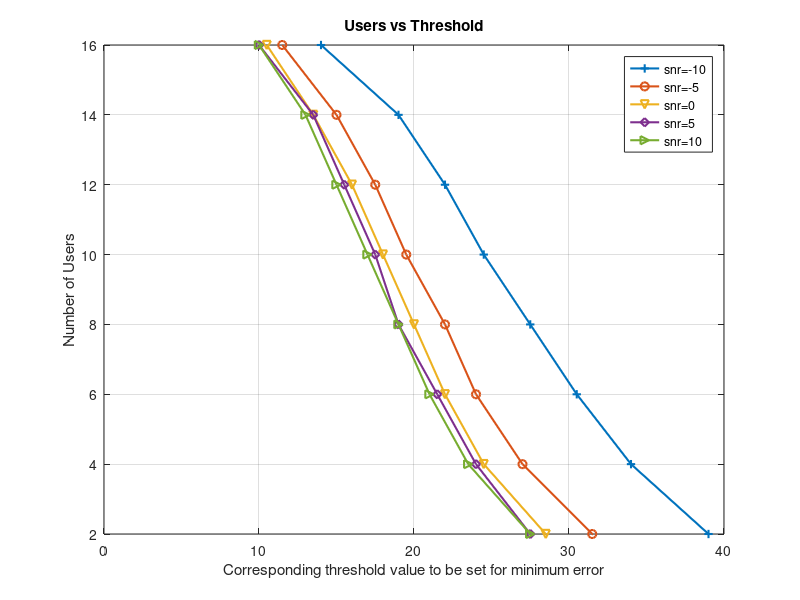

The MATLAB script that drew this image:
clc;
close all;
clear all;
tt=[];
x=[];y=[];
for i=0:0.5:40
    tt=[tt i];
end
%disp(tt);
for i=0:2:16
    if i==0
       y=[y i+1];
    else
        y=[y i];
    end
end
%disp(y);
%snr=10;
N=20;K=16;
err1=[];err=[];snr1=[];
Pm=[];Pd=[];
Qd=0;Qf=0;
vec=['-+','-o','-v','-d','->','-x','-s','-<','-*','-^'];
snrvec=[-10 -5 0 5 10];
j=1;
for v=1:length(snrvec)
    %snr1=[snr1 -snr];
    snr=snrvec(v);
    %disp(snr)
    x=[];
    for n=0:2:16
        if n==0
            n=n+1;
        else
            n=n;
        end
        s=ones(1,N);
        w=randn(1,N); 
        u=N/2;%Time-delay bandwidth product
        err=[];err1=[];z=0;
        for t=1:0.5:40 
             Qd=0;
             Qf=0;
             SNR=10^((-snr)/10); %for linear scale 
             a=sqrt(2*SNR);
             b=sqrt(t);
             Pd = marcumq(a,b,u ); % AVG. PROB OF DETECTION(computes the generalized Marcum Q)
             Pf = gammainc((t/2),u,'upper');% AVG. PROB OF FALSE ALARM(compute incompelete gamma function)
             Pm=1-Pd;                %AVG. PROB OF MISSED DETECTION OVER AWGN        
             for l=n:1:K
                   Qd=Qd+(factorial(K)*(Pd^l)*((1-Pd)^(K-l))/(factorial(l)*factorial(K-l)));
                   Qf=Qf+(factorial(K)*(Pf^l)*((1-Pf)^(K-l))/(factorial(l)*factorial(K-l)));
             end
             Qm=1-Qd;
             err=Qf+Qm;
             err1=[err1 err];
         end
         [minerr,index]=min(err1);
         x=[x tt(index)];
    end
     plot(x,y,vec(j:j+1),'LineWidth',1.5);
     j=j+2;
     hold on;
end
grid on;
%disp(snr1);
xlim([0 40]);
ylim([2 16]);
ylabel('Number of Users');
xlabel('Corresponding threshold value to be set for minimum error');
title('Users vs Threshold');
legend('snr=-10','snr=-5','snr=0','snr=5','snr=10');